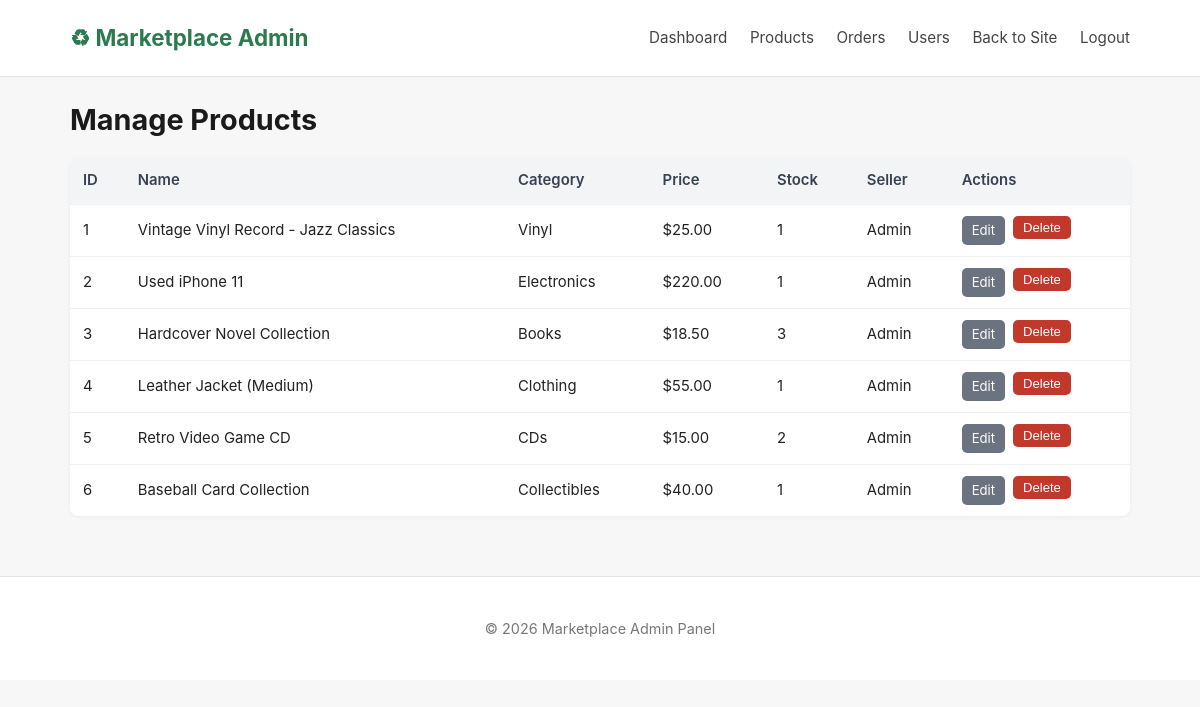
/admin/products.php (signed in), run on the app's committed database.
### tables this page shows
CREATE TABLE products (
    id INT AUTO_INCREMENT PRIMARY KEY,
    name VARCHAR(200) NOT NULL,
    description TEXT,
    price DECIMAL(10,2) NOT NULL,
    image_url VARCHAR(255),
    category VARCHAR(50) NOT NULL,
    `condition` VARCHAR(50) DEFAULT 'Used',
    stock INT DEFAULT 1,
    seller_id INT,
    created_at TIMESTAMP DEFAULT CURRENT_TIMESTAMP,
    FOREIGN KEY (seller_id) REFERENCES users(id) ON DELETE SET NULL
);

CREATE TABLE users (
    id INT AUTO_INCREMENT PRIMARY KEY,
    name VARCHAR(100) NOT NULL,
    email VARCHAR(150) NOT NULL UNIQUE,
    password VARCHAR(255) NOT NULL,
    is_admin TINYINT(1) DEFAULT 0,
    created_at TIMESTAMP DEFAULT CURRENT_TIMESTAMP
);

### includes/auth.php (called while the page is built, shortened)
<?php
function e($str) {
    return htmlspecialchars($str ?? '', ENT_QUOTES, 'UTF-8');
}
?>

### admin/products.php (the view, shortened to what this page needs)
<?php
require_once '_header.php';
$products = $pdo->query("SELECT p.*, u.name AS seller_name FROM products p LEFT JOIN users u ON p.seller_id = u.id ORDER BY p.created_at DESC")->fetchAll();
?>
<h1>Manage Products</h1>
<table>
    <thead><tr><th>ID</th><th>Name</th><th>Category</th><th>Price</th><th>Stock</th><th>Seller</th><th>Actions</th></tr></thead>
    <tbody>
        <?php foreach ($products as $p): ?>
            <tr>
                <td><?= (int)$p['id'] ?></td>
                <td><?= e($p['name']) ?></td>
                <td><?= e($p['category']) ?></td>
                <td>$<?= number_format($p['price'], 2) ?></td>
                <td><?= (int)$p['stock'] ?></td>
                <td><?= e($p['seller_name'] ?? '-') ?></td>
                <td class="actions">
                    <a href="products.php?edit=<?= (int)$p['id'] ?>" class="btn btn-secondary" style="padding:4px 10px;font-size:0.82rem;">Edit</a>
                    <form method="post" style="display:inline;">
                        <button type="submit" class="btn btn-danger confirm-delete" style="padding:4px 10px;font-size:0.82rem;">Delete</button>
                    </form>
                </td>
            </tr>
        <?php endforeach; ?>
    </tbody>
</table>
<?php require_once '_footer.php'; ?>

### css/style.css (style rules this page uses)
* { box-sizing: border-box; margin: 0; padding: 0; }
body { font-family: -apple-system, "Segoe UI", Roboto, Arial, sans-serif; line-height: 1.6; color: #222; background: #f7f7f8; }
h1, h2, h3 { margin-bottom: 14px; color: #1a1a1a; }
h1 { font-size: 1.8rem; }
.btn { display: inline-block; padding: 9px 18px; background: #2d7a4f; color: #fff; border: none; border-radius: 5px; cursor: pointer; text-decoration: none; font-size: 0.95rem; }
.btn-secondary { background: #6b7280; }
.btn-danger { background: #c0392b; }
table { width: 100%; background: #fff; border-collapse: collapse; border-radius: 8px; overflow: hidden; box-shadow: 0 1px 4px rgba(0,0,0,0.05); margin-top: 15px; }
table th, table td { padding: 11px 13px; text-align: left; border-bottom: 1px solid #eef0f2; font-size: 0.93rem; }
table th { background: #f3f4f6; font-weight: 600; color: #374151; }
table tr:last-child td { border-bottom: none; }
.actions { display: flex; gap: 8px; flex-wrap: wrap; }

### data on the page
products: id "1", name "Vintage Vinyl Record - Jazz Classics", category "Vinyl", price "25.00", stock "1", seller.name "Admin"
products: id "2", name "Used iPhone 11", category "Electronics", price "220.00", stock "1", seller.name "Admin"
products: id "3", name "Hardcover Novel Collection", category "Books", price "18.50", stock "3", seller.name "Admin"
products: id "4", name "Leather Jacket (Medium)", category "Clothing", price "55.00", stock "1", seller.name "Admin"
products: id "5", name "Retro Video Game CD", category "CDs", price "15.00", stock "2", seller.name "Admin"
products: id "6", name "Baseball Card Collection", category "Collectibles", price "40.00", stock "1", seller.name "Admin"
